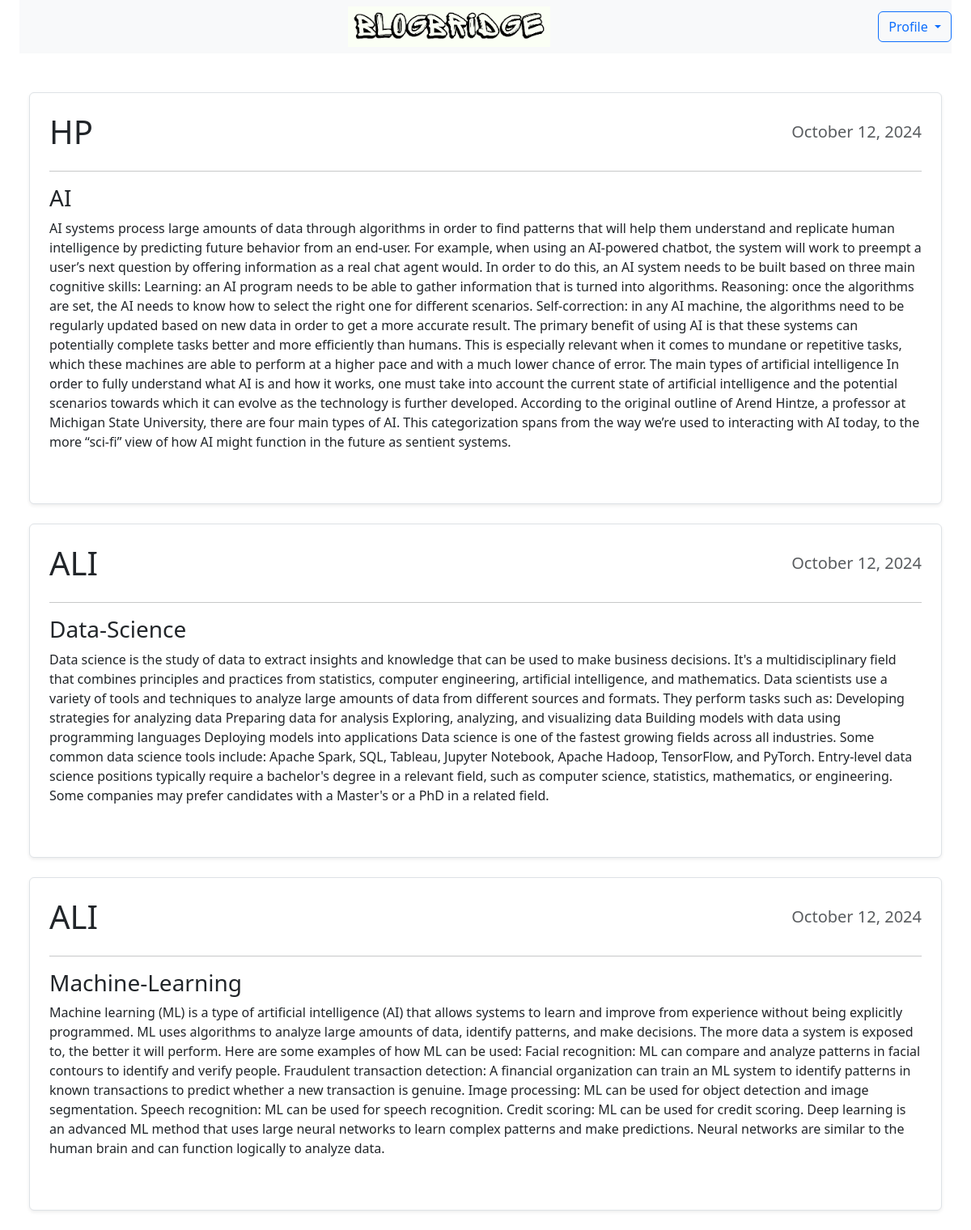
/home/, run on the app's committed database.
### blog/models.py (models this page shows, shortened)
class Posts(models.Model):
    title = models.CharField(max_length=100)
    content = models.TextField()
    date_posted = models.DateTimeField(default=timezone.now)
    author = models.ForeignKey(User , on_delete=models.CASCADE)

### blog/views.py (the view)
# urls.py: path("home/",views.home),
def home(request):
    context = {
        'posts':Posts.objects.all()
    }
    return render(request,'blog/home.html',context)

### blog/templates/blog/home.html (shortened to what this page needs)
{% extends 'blog/base.html' %}
{% block content %}
{% load static %}
<div class="container custom-container">
<nav class="navbar navbar-expand-lg navbar-light bg-light w-100">
    <div class="collapse navbar-collapse" id="navbarSupportedContent">
        <ul class="navbar-nav mx-auto">
            <li>
                <a href="/home">
                    <img class="navbar-logo" src="{% static 'image/pho.png' %}" alt="">
                </a>
            </li>
        </ul>
        <form class="form-inline ml-auto">
            <div class="dropdown">
                <button class="btn btn-outline-primary dropdown-toggle" type="button" id="dropdownMenuButton"
                    data-toggle="dropdown" aria-haspopup="true" aria-expanded="false">
                    Profile
                </button>
            </div>
        </form>
    </div>
</nav>
    <br><br>
    <div class="container custom-container" style="max-width: 1350px;">
        {% for post in posts %}
        <article class="media content-section">
            <div class="media-body border p-4 mb-4 bg-white shadow-sm rounded">
                <div class="article-metadata d-flex justify-content-between align-items-center">
                    <h1 class="text-uppercase font-weight-bold text-dark">{{ post.author }}</h1>
                    <h5 class="text-muted">{{ post.date_posted|date:"F d, Y" }}</h5>
                </div>
                <hr />
                <h3 class="font-weight-bold">{{ post.title }}</h3>
                <p class="article-content">{{ post.content }}</p>
                <br>
            </div>
        </article>
        {% endfor %}
    </div>
</div>
{% endblock %}

### blog/templates/blog/base.html (shortened to what this page needs)
{% load static %}
<!DOCTYPE html>
<html lang="en">
<head>
    <link href="https://cdn.jsdelivr.net/npm/bootstrap@5.3.3/dist/css/bootstrap.min.css" rel="stylesheet">
  </head>
<body>
    <div class="container custom-container">
        {% block content%}
        {%endblock%}
    </div>
</body>
</html>

### blog/templates/blog/base.html (style rules this page uses)
.custom-container { max-width: 1450px; }

### blog/templates/blog/home.html (style rules this page uses)
.navbar-logo { width: 120px; }
.navbar-nav.mx-auto { display: flex; justify-content: center; flex: 1; }
.ml-auto { margin-left: auto; }
.navbar-logo { width: 250px; height: auto; }

### data on the page
Posts: author "HP", date_posted "October 12, 2024", title "AI", content "AI systems process large amounts of data through algorithms in order to find patterns that will help them understand and replicate human intelligence by predicting future behavior from an end-user. For example, when using an AI-powered chatbot, the system will work to preempt a user’s next question by offering information as a real chat agent would. In order to do this, an AI system needs to be built based on three main cognitive skills: Learning: an AI program needs to be able to gather information that is turned into algorithms. Reasoning: once the algorithms are set, the AI needs to know how to select the right one for different scenarios. Self-correction: in any AI machine, the…"
Posts: author "ALI", date_posted "October 12, 2024", title "Data-Science", content "Data science is the study of data to extract insights and knowledge that can be used to make business decisions. It's a multidisciplinary field that combines principles and practices from statistics, computer engineering, artificial intelligence, and mathematics. Data scientists use a variety of tools and techniques to analyze large amounts of data from different sources and formats. They perform tasks such as: Developing strategies for analyzing data Preparing data for analysis Exploring, analyzing, and visualizing data Building models with data using programming languages Deploying models into applications Data science is one of the fastest growing fields across all industries. Some…"
Posts: author "ALI", date_posted "October 12, 2024", title "Machine-Learning", content "Machine learning (ML) is a type of artificial intelligence (AI) that allows systems to learn and improve from experience without being explicitly programmed. ML uses algorithms to analyze large amounts of data, identify patterns, and make decisions. The more data a system is exposed to, the better it will perform. Here are some examples of how ML can be used: Facial recognition: ML can compare and analyze patterns in facial contours to identify and verify people. Fraudulent transaction detection: A financial organization can train an ML system to identify patterns in known transactions to predict whether a new transaction is genuine. Image processing: ML can be used for object detection and…"
